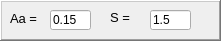
      <widget class="QFrame" name="SeismicDataNSR_98">
       <property name="geometry">
        <rect>
         <x>450</x>
         <y>210</y>
         <width>221</width>
         <height>41</height>
        </rect>
       </property>
       <property name="frameShape">
        <enum>QFrame::WinPanel</enum>
       </property>
       <property name="frameShadow">
        <enum>QFrame::Raised</enum>
       </property>
       <widget class="QLabel" name="label_87">
        <property name="geometry">
         <rect>
          <x>110</x>
          <y>10</y>
          <width>31</width>
          <height>16</height>
         </rect>
        </property>
        <property name="font">
         <font>
          <family>Arial</family>
          <pointsize>10</pointsize>
          <weight>50</weight>
          <italic>false</italic>
          <bold>false</bold>
         </font>
        </property>
        <property name="text">
         <string>&lt;html&gt;&lt;head/&gt;&lt;body&gt;&lt;p&gt;S =&lt;/p&gt;&lt;/body&gt;&lt;/html&gt;</string>
        </property>
       </widget>
       <widget class="QLineEdit" name="Aa_98">
        <property name="geometry">
         <rect>
          <x>50</x>
          <y>10</y>
          <width>41</width>
          <height>20</height>
         </rect>
        </property>
        <property name="text">
         <string>0.15</string>
        </property>
        <property name="placeholderText">
         <string>4.0</string>
        </property>
       </widget>
       <widget class="QLineEdit" name="S_98">
        <property name="geometry">
         <rect>
          <x>150</x>
          <y>10</y>
          <width>41</width>
          <height>20</height>
         </rect>
        </property>
        <property name="text">
         <string>1.5</string>
        </property>
        <property name="placeholderText">
         <string>4.0</string>
        </property>
       </widget>
       <widget class="QLabel" name="label_91">
        <property name="geometry">
         <rect>
          <x>10</x>
          <y>10</y>
          <width>31</width>
          <height>16</height>
         </rect>
        </property>
        <property name="font">
         <font>
          <family>Arial</family>
          <pointsize>10</pointsize>
          <weight>50</weight>
          <italic>false</italic>
          <bold>false</bold>
         </font>
        </property>
        <property name="text">
         <string>Aa =</string>
        </property>
       </widget>
      </widget>
